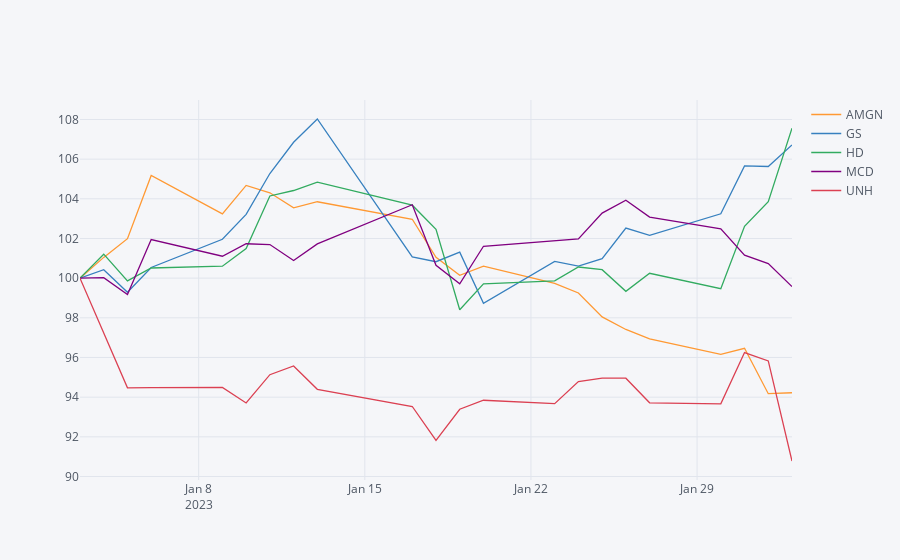

Source (notebook cell):
### Code cell
df4.normalize().iplot()

### Figure 1 — Plotly figure (JSON) as saved in the notebook; plotly's stock layout.template omitted (floating-point values rounded to 4 significant figures)
{"data": [{"line": {"color": "rgba(255, 153, 51, 1.0)", "dash": "solid", "shape": "linear", "width": 1.3}, "mode": "lines", "name": "AMGN", "text": "", "type": "scatter", "x": ["2023-01-03", "2023-01-04", "2023-01-05", "2023-01-06", "2023-01-09", "2023-01-10", "2023-01-11", "2023-01-12", "2023-01-13", "2023-01-17", "2023-01-18", "2023-01-19", "2023-01-20", "2023-01-23", "2023-01-24", "2023-01-25", "2023-01-26", "2023-01-27", "2023-01-30", "2023-01-31", "2023-02-01", "2023-02-02"], "y": [100, 101.0, 102.0, 105.2, 103.2, 104.7, 104.3, 103.5, 103.9, 103.0, 101.0, 100.1, 100.6, 99.74, 99.25, 98.05, 97.41, 96.94, 96.16, 96.46, 94.18, 94.22]}, {"line": {"color": "rgba(55, 128, 191, 1.0)", "dash": "solid", "shape": "linear", "width": 1.3}, "mode": "lines", "name": "GS", "text": "", "type": "scatter", "x": ["2023-01-03", "2023-01-04", "2023-01-05", "2023-01-06", "2023-01-09", "2023-01-10", "2023-01-11", "2023-01-12", "2023-01-13", "2023-01-17", "2023-01-18", "2023-01-19", "2023-01-20", "2023-01-23", "2023-01-24", "2023-01-25", "2023-01-26", "2023-01-27", "2023-01-30", "2023-01-31", "2023-02-01", "2023-02-02"], "y": [100, 100.4, 99.29, 100.5, 102.0, 103.2, 105.3, 106.9, 108.0, 101.1, 100.8, 101.3, 98.73, 100.8, 100.6, 101.0, 102.5, 102.2, 103.2, 105.7, 105.6, 106.7]}, {"line": {"color": "rgba(50, 171, 96, 1.0)", "dash": "solid", "shape": "linear", "width": 1.3}, "mode": "lines", "name": "HD", "text": "", "type": "scatter", "x": ["2023-01-03", "2023-01-04", "2023-01-05", "2023-01-06", "2023-01-09", "2023-01-10", "2023-01-11", "2023-01-12", "2023-01-13", "2023-01-17", "2023-01-18", "2023-01-19", "2023-01-20", "2023-01-23", "2023-01-24", "2023-01-25", "2023-01-26", "2023-01-27", "2023-01-30", "2023-01-31", "2023-02-01", "2023-02-02"], "y": [100, 101.2, 99.86, 100.5, 100.6, 101.5, 104.1, 104.4, 104.8, 103.7, 102.5, 98.41, 99.71, 99.86, 100.6, 100.4, 99.34, 100.2, 99.47, 102.6, 103.9, 107.6]}, {"line": {"color": "rgba(128, 0, 128, 1.0)", "dash": "solid", "shape": "linear", "width": 1.3}, "mode": "lines", "name": "MCD", "text": "", "type": "scatter", "x": ["2023-01-03", "2023-01-04", "2023-01-05", "2023-01-06", "2023-01-09", "2023-01-10", "2023-01-11", "2023-01-12", "2023-01-13", "2023-01-17", "2023-01-18", "2023-01-19", "2023-01-20", "2023-01-23", "2023-01-24", "2023-01-25", "2023-01-26", "2023-01-27", "2023-01-30", "2023-01-31", "2023-02-01", "2023-02-02"], "y": [100, 100.0, 99.18, 101.9, 101.1, 101.7, 101.7, 100.9, 101.7, 103.7, 100.6, 99.72, 101.6, 101.9, 102.0, 103.3, 103.9, 103.1, 102.5, 101.2, 100.7, 99.58]}, {"line": {"color": "rgba(219, 64, 82, 1.0)", "dash": "solid", "shape": "linear", "width": 1.3}, "mode": "lines", "name": "UNH", "text": "", "type": "scatter", "x": ["2023-01-03", "2023-01-04", "2023-01-05", "2023-01-06", "2023-01-09", "2023-01-10", "2023-01-11", "2023-01-12", "2023-01-13", "2023-01-17", "2023-01-18", "2023-01-19", "2023-01-20", "2023-01-23", "2023-01-24", "2023-01-25", "2023-01-26", "2023-01-27", "2023-01-30", "2023-01-31", "2023-02-01", "2023-02-02"], "y": [100, 97.27, 94.47, 94.48, 94.49, 93.71, 95.13, 95.57, 94.39, 93.53, 91.82, 93.39, 93.85, 93.67, 94.79, 94.96, 94.96, 93.72, 93.67, 96.25, 95.83, 90.78]}], "layout": {"legend": {"bgcolor": "#F5F6F9", "font": {"color": "#4D5663"}}, "paper_bgcolor": "#F5F6F9", "plot_bgcolor": "#F5F6F9", "title": {"font": {"color": "#4D5663"}}, "xaxis": {"gridcolor": "#E1E5ED", "showgrid": true, "tickfont": {"color": "#4D5663"}, "title": {"font": {"color": "#4D5663"}, "text": ""}, "zerolinecolor": "#E1E5ED"}, "yaxis": {"gridcolor": "#E1E5ED", "showgrid": true, "tickfont": {"color": "#4D5663"}, "title": {"font": {"color": "#4D5663"}, "text": ""}, "zerolinecolor": "#E1E5ED"}}}
